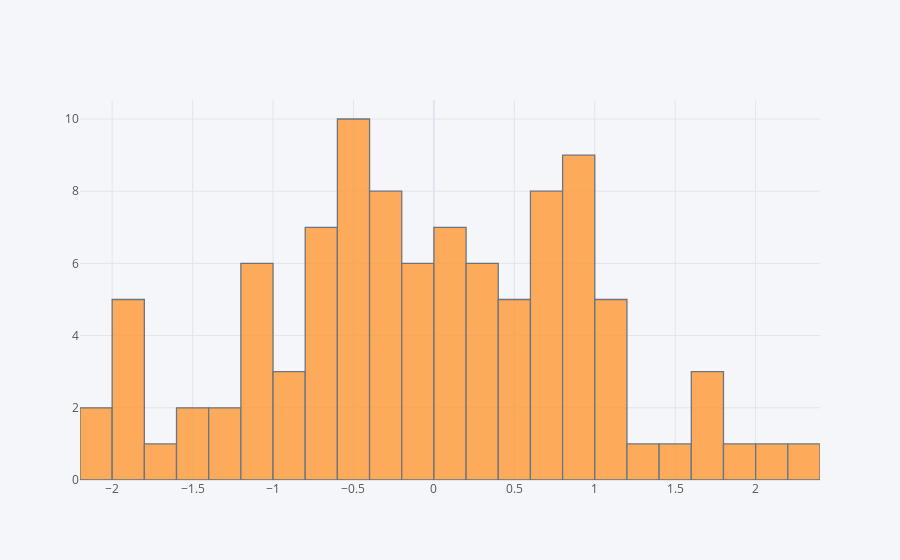

Here is the notebook cell this chart was saved with:
### Markdown cell above
## histogram

### Code cell
df['A'].iplot(kind='hist',bins=25)

### Figure 1 — Plotly figure (JSON) as saved in the notebook; plotly's stock layout.template omitted (floating-point values rounded to 4 significant figures)
{"data": [{"histfunc": "count", "histnorm": "", "marker": {"color": "rgba(255, 153, 51, 1.0)", "line": {"color": "#4D5663", "width": 1.3}}, "name": "A", "nbinsx": 25, "opacity": 0.8, "orientation": "v", "type": "histogram", "x": [0.2388, 0.8662, -0.9706, -0.6916, -0.7881, 0.06238, -1.432, -1.114, -1.632, 1.046, 0.9301, -0.7503, -0.2474, 0.05472, -0.199, 1.965, 2.378, 0.723, -0.164, -1.051, 0.5471, -0.4751, -0.5924, 0.8153, -0.7276, 0.3893, 0.1495, 0.7593, -0.4117, -0.5427, -0.9423, -0.3152, -0.4996, -1.847, 0.1273, 1.314, -2.187, 0.9189, -0.1551, 0.9575, 0.06969, 0.2542, -1.954, -0.4126, 1.748, -0.2781, 1.608, -1.537, -1.338, 0.1607, 1.124, -0.6682, 0.3392, 0.3741, 0.6317, 0.2491, 0.7681, -0.6291, 0.9365, -2.095, -1.861, -0.3736, -0.03853, -0.4976, -0.5068, 0.4228, -0.1802, 0.7496, 1.177, -1.065, 0.5244, 1.051, 0.6415, -0.2374, 0.8147, -1.25, -0.5121, -0.4594, -1.831, -0.8161, 2.038, -1.003, 1.572, 0.8802, 1.062, -1.121, 0.1966, 0.4662, -0.2753, 0.66, -0.3264, 0.6382, -1.869, 0.8342, -0.1948, -0.7335, 1.781, -0.3514, 0.59, -1.015]}], "layout": {"autosize": true, "barmode": "overlay", "legend": {"bgcolor": "#F5F6F9", "font": {"color": "#4D5663"}}, "paper_bgcolor": "#F5F6F9", "plot_bgcolor": "#F5F6F9", "title": {"font": {"color": "#4D5663"}}, "xaxis": {"autorange": true, "gridcolor": "#E1E5ED", "range": [-2.2, 2.4], "showgrid": true, "tickfont": {"color": "#4D5663"}, "title": {"font": {"color": "#4D5663"}, "text": ""}, "type": "linear", "zerolinecolor": "#E1E5ED"}, "yaxis": {"autorange": true, "gridcolor": "#E1E5ED", "range": [0, 10.53], "showgrid": true, "tickfont": {"color": "#4D5663"}, "title": {"font": {"color": "#4D5663"}, "text": ""}, "zerolinecolor": "#E1E5ED"}}}
